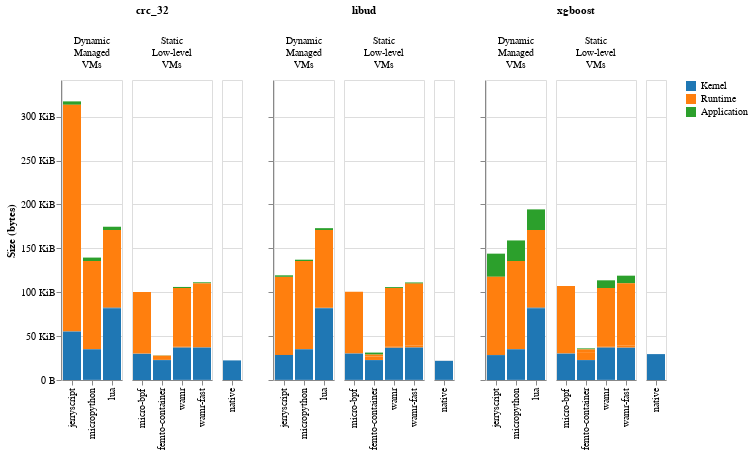
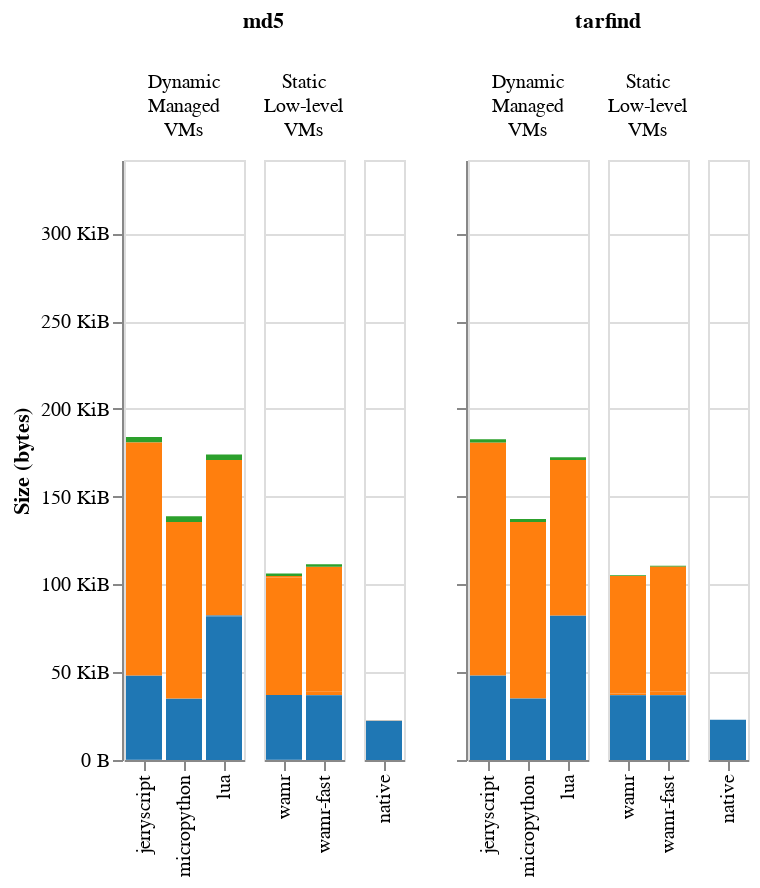

Notebook source saved alongside these figures, in order:
### Code cell
HEAP_BENCHMARKS = ["md5", "tarfind"]
HEAP_LESS_BENCHMARKS = ["crc_32", "libud", "xgboost"]

DYNAMIC_VMs = ["jerryscript", "micropython", "lua"]
DYNAMIC_VM_CATEGORY_NAME = "Dynamic Managed VMs" 
STATIC_VMs = ["micro-bpf", "femto-container", "wamr", "wamr-fast"]
STATIC_VM_CATEGORY_NAME = "Static Low-level VMs"

RFC_7228_RAM = {
    "Class 1": 10 * 1024,
    "Class 2": 50 * 1024,
}

RFC_7228_ROM = {
    "Class 1": 100 * 1024,
    "Class 2": 250 * 1024,
}

BYTE_LABEL_EXPR = """
(datum.value >= 1024) ? format(datum.value / 1024, '.0f') + ' KiB' : 
format(datum.value, '.0f') + ' B'
"""

sort = ["jerryscript", "micropython", "lua", "micro-bpf", "femto-container", "wamr", "wamr-fast"]
category_order = ["Kernel", "Runtime", "app", "Application",]


colors_category = {
    "Kernel": "#1f77b4",
    "Runtime": "#ff7f0e",
    "Application": "#2ca02c",
    "Heap": "#d62728",
}

df = df.with_columns(
    pl.when(pl.col("environment").is_in(DYNAMIC_VMs)).then(pl.lit(DYNAMIC_VM_CATEGORY_NAME))
    .when(pl.col("environment").is_in(STATIC_VMs)).then(pl.lit(STATIC_VM_CATEGORY_NAME))
    .otherwise(pl.lit(""))
    .alias("vm_category")
)

colors_category_scale = alt.Scale(domain=list(colors_category.keys()), range=list(colors_category.values()))

Y_MAX = 350_000

def rom_chart(data, include_y_axis=True, title="", legend=True):
    y_axis_values = [50 * 1024 * i for i in range(7)]

    y_axis = alt.Axis(labelExpr=BYTE_LABEL_EXPR, title='Size (bytes)', values=y_axis_values) if include_y_axis else alt.Axis(labels=False, title="", values=y_axis_values)
    color_legend = alt.Legend(values=["Kernel", "Runtime", "Application"]) if legend else None

    base_chart = alt.Chart(data)

    bar_chart = base_chart \
        .mark_bar(dx=100) \
        .encode(
            x=alt.X('environment:N', title='', sort=sort),
            y=alt.Y('size:Q', stack='zero', axis=y_axis, scale=alt.Scale(domain=[0, Y_MAX])),
            color=alt.Color('category:N', title='', sort=category_order, scale=colors_category_scale, legend=color_legend),
            order=alt.Order("color_category_sort_index:Q"),
            tooltip=[
                alt.Tooltip('type:N', title='Section'),
                alt.Tooltip('category:N'),
                alt.Tooltip('size:Q', title='Binary size (bytes)')
            ]
        )
    
    return (bar_chart) \
        .transform_calculate(vm_category="split(datum.vm_category, ' ')")  \
        .facet(
            column=alt.Column('vm_category:N', title=title, header=alt.Header(labelBaseline="line-top"), sort=[DYNAMIC_VM_CATEGORY_NAME, STATIC_VM_CATEGORY_NAME]),
            spacing=8
        ).resolve_scale(x='independent')


rom_data = df.filter(pl.col("type").is_in([".text", ".data"]))

crc_32 = rom_data.filter(pl.col("benchmark").eq("crc_32"))
libud = rom_data.filter(pl.col("benchmark").eq("libud"))
xgboost = rom_data.filter(pl.col("benchmark").eq("xgboost"))

print("Static memory usage (ROM) includes .text and .data sections")
alt.hconcat(
    rom_chart(crc_32, title="crc_32"),
    rom_chart(libud, title="libud", include_y_axis=False),
    rom_chart(xgboost, title="xgboost", include_y_axis=False),
    spacing=24
).display(scaleFactor=2)

heap_data = rom_data.filter(pl.col("benchmark").is_in(HEAP_BENCHMARKS))
heap_less_data = rom_data.filter(pl.col("benchmark").is_in(HEAP_LESS_BENCHMARKS))

md5 = rom_data.filter(pl.col("benchmark").eq("md5"))
tarfind = rom_data.filter(pl.col("benchmark").eq("tarfind"))

alt.hconcat(
    rom_chart(md5, title="md5", legend=False),
    rom_chart(tarfind, title="tarfind", include_y_axis=False, legend=False),
    spacing=24
).display(scaleFactor=2)

# rom_chart(heap_less_data).display(scaleFactor=2)
# # .display(scaleFactor=2)
# rom_chart(heap_data).display(scaleFactor=2)
